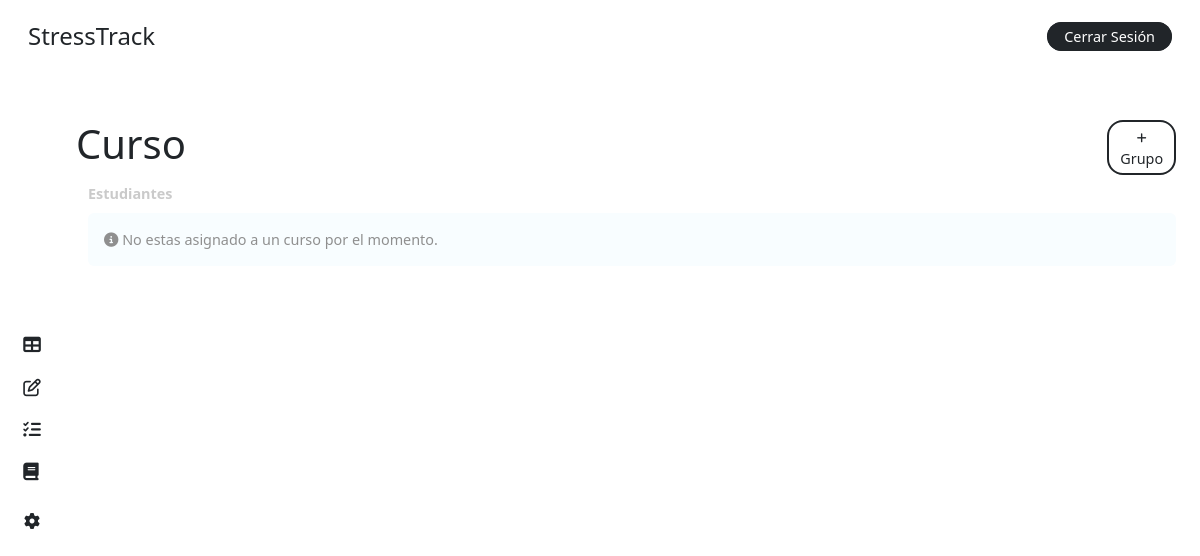
The app's page /course/ (signed in), older data.
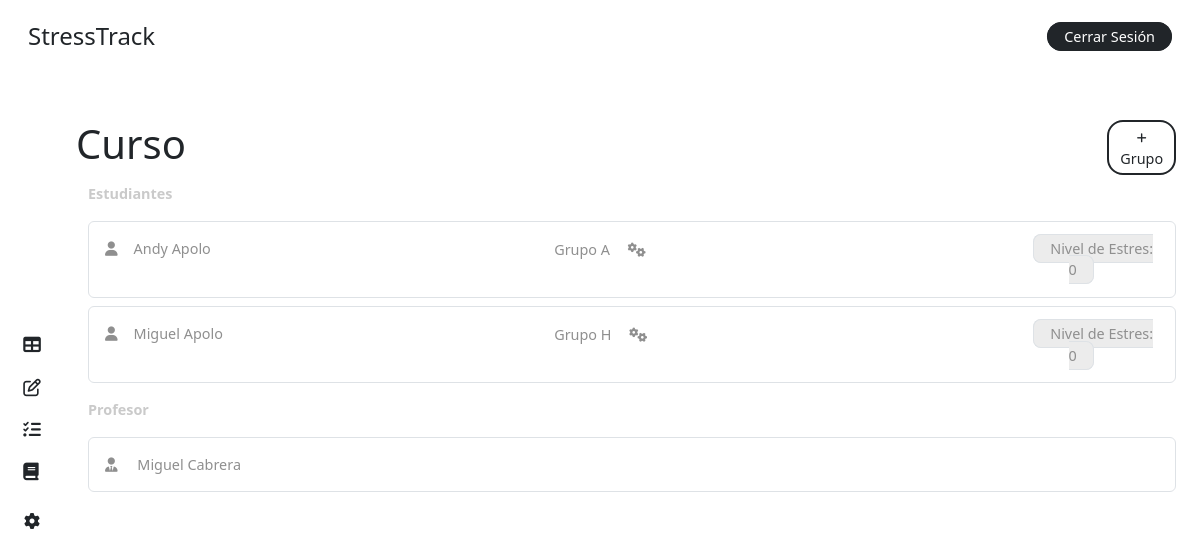
The same page, newer data.
### stress/models.py (models this page shows, shortened)
class CustomUser(AbstractBaseUser, PermissionsMixin):
    ROLE_CHOICES = [
        ('student', 'Alumno'),
        ('teacher', 'Profesor'),
        ('superuser', 'Administrador'),
    ]
    first_name = models.CharField(max_length=50, blank=True)
    last_name = models.CharField(max_length=50, blank=True)
    dni = models.CharField(max_length=10, unique=True, blank=True, null=True)
    email = models.EmailField(unique=True)
    role = models.CharField(max_length=20, choices=ROLE_CHOICES, default='student')
    is_active = models.BooleanField(default=True)
    is_staff = models.BooleanField(default=False)
    stress = models.IntegerField(default=0)
    share_stress_level = models.BooleanField(default=False)
    course = models.ForeignKey(Course, on_delete=models.CASCADE, related_name='students', null=True, blank=True)
    group = models.ForeignKey(Team, on_delete=models.CASCADE, related_name='members', null=True, blank=True)
    objects = CustomUserManager()
    USERNAME_FIELD = 'email'
    REQUIRED_FIELDS = []

class Team(models.Model):
    name = models.CharField(max_length=20)
    course = models.ForeignKey(Course, on_delete=models.CASCADE, related_name='teams')
    def __str__(self):
        return f"{self.name}"

### stress/views.py (the view, shortened to what this page needs)
# urls.py: path('course/', views.course, name='course'),
@login_required
def course(request):
    user = request.user
    course = user.course if user.role == 'student' else user.teaching_courses.first()
    if course:
        students = course.students.all()
        teacher = course.teacher
        groups = course.teams.all()
    else:
        students = None
        teacher = None
        groups = None
    context = {
        'students': students,
        'role': request.user.role,
        'groups': groups,
        'teacher': teacher,
    }
    return render(request, 'dashboard/course.html', context)

### stress/templates/dashboard/course.html (shortened to what this page needs)
{% extends "base/dashboard_base.html" %}
{% block content %}
{% include "elements/dashboard_sidebar.html" with role=role %}
<main class="main p-4">
  <div class="my-4">
    <div class="row">
      <div class="col-11 p-0">
        <h1 class="m-0">Curso</h1>
      </div>
      {% if role == 'teacher' %}
        <div class="col-1 d-flex flex-column justify-content-center">
            <button
            class="fs-7 text-center rounded-4 bg-white border border-dark border-2 text-dark text-decoration-none py-1 px-2"
            data-bs-toggle="modal"
            data-bs-target="#addGroupModal"
            >
            <i class="fa-solid fa-plus fs-8"></i> Grupo
            </button>
        </div>
      {% endif %}
    </div>
    <label class="text-grisillo fw-bold my-2">Estudiantes</label>
    {% if not students %}
        {% if role == 'student' %}
            <div class="bg-inf p-3 rounded-2 text-gris">
            <i class="fas fa-info-circle"></i> No estas matriculado a un curso por el
            momento.
            </div>
        {% else %}
            <div class="bg-inf p-3 rounded-2 text-gris">
            <i class="fas fa-info-circle"></i> No estas asignado a un curso por el
            momento.
            </div>
        {% endif %}
    {% else %}
        {% for student in students %}
            <div class="p-3 my-2 rounded-2 text-gris border border-1">
                <div class="row">
                    <div class="col-5">
                        <i class="fa-solid fa-user me-3"></i>{{ student.first_name }} {{ student.last_name }}
                    </div>
                    <div class="col-5">
                        {% if student.group %}
                            {{ student.group }}
                        {% else %}
                            N/A
                        {% endif %}
                        {% if role == 'teacher' %}
                            <button
                                data-bs-toggle="modal"
                                data-bs-target="#putTeamUser"
                                class="mx-2 bg-white border-0 text-gris put-team"
                                data-user='{"id": "{{ student.id }}"}'
                                title="Agregar a un grupo">
                                <i class="fa-solid fa-gears"></i>
                            </button>
                        {% endif %}
                    </div>
                    {% if role == 'student' %}
                        {% if student.share_stress_level %}
                            <div class="col-2 text-center">
                                <div
                                    class="ms-4 bg-color-grisillo py-1 px-3 border d-inline rounded-3 fs-7"
                                >
                                    Nivel de Estres: {{ student.stress }}
                                </div>
                            </div>
                        {% endif %}
                    {% else %}
                        <div class="col-2 text-center">
                            <div
                                class="ms-4 bg-color-grisillo py-1 px-3 border d-inline rounded-3 fs-7"
                            >
                                Nivel de Estres: {{ student.stress }}
                            </div>
                        </div>
                    {% endif %}
                </div>
            </div>
        {% endfor %}
        {% if teacher %}
            <label class="text-grisillo fw-bold my-2">Profesor</label>
            <div class="p-3 my-2 rounded-2 text-gris border border-1">
            <div class="row">
                <div class="col-12">
                <i class="fa-solid fa-user-tie me-3"></i> {{ teacher.first_name }} {{ teacher.last_name }}
                </div>
            </div>
            </div>
        {% endif %}
    {% endif %}
  </div>
</main>
{% endblock %}

### stress/templates/base/dashboard_base.html (shortened to what this page needs)
{% load static %}
<!DOCTYPE html>
<html lang="en">
<head>
    <link rel="stylesheet" href="{% static 'css/main.css' %}">
    <link href="https://cdn.jsdelivr.net/npm/bootstrap@5.3.3/dist/css/bootstrap.min.css" rel="stylesheet">
</head>
<body>
    {% include "elements/dashboard_header.html" %}
    {% block content %}
    {% endblock %}
</body>
</html>

### stress/templates/elements/dashboard_header.html
<header class="header d-flex justify-content-between align-items-center py-3 px-4">
    <div class="px-1">
        <a class="text-dark text-decoration-none fs-4" href="{% url 'panel' %}">StressTrack</a>
    </div>
    <div class="px-1">
        <a href="{% url 'logout' %}" class="text-decoration-none fs-7 bg-dark text-white border border-dark rounded-4 py-1 px-3">Cerrar Sesión</a>
    </div>
</header>

### stress/templates/elements/dashboard_sidebar.html (shortened to what this page needs)
<aside class="sidebar d-flex flex-column justify-content-center align-items-center">
    {% if role == 'student' %}
        <ul class="list-unstyled d-flex flex-column justify-content-center">
            <li class="py-2"><a class="text-decoration-none text-dark  fs-5_5" title="Panel" href="{% url 'panel' %}"><i
                        class="fa-solid fa-table"></i></a></li>
            <li class=" py-2"><a class="text-decoration-none text-dark fs-5_5" title="Tests" href="{% url 'list-test' %}"><i
                        class="fa-regular fa-pen-to-square"></i></a></li>
            <li class=" py-2"><a class="text-decoration-none text-dark fs-5_5" title="Tareas" href="{% url 'list-tasks' %}"><i
                        class="fa-solid fa-list-check"></i></a></li>
            <li class=" py-2"><a class="text-decoration-none text-dark fs-5_5" title="Curso" href="{% url 'course' %}"><i
                        class="fa-solid fa-book"></i></a></li>
        </ul>
    {% elif role == 'teacher' %}
        <ul class="list-unstyled d-flex flex-column justify-content-center">
            <li class="py-2"><a class="text-decoration-none text-dark  fs-5_5" title="Panel" href="{% url 'panel' %}"><i
                        class="fa-solid fa-table"></i></a></li>
            <li class=" py-2"><a class="text-decoration-none text-dark fs-5_5" title="Tests" href="{% url 'list-test' %}"><i
                        class="fa-regular fa-pen-to-square"></i></a></li>
            <li class=" py-2"><a class="text-decoration-none text-dark fs-5_5" title="Tareas" href="{% url 'list-tasks' %}"><i
                        class="fa-solid fa-list-check"></i></a></li>
            <li class=" py-2"><a class="text-decoration-none text-dark fs-5_5" title="Curso" href="{% url 'course' %}"><i
                        class="fa-solid fa-book"></i></a></li>
        </ul>
    {% endif %}
    <ul class="list-unstyled">
        <li class=""><a class="text-decoration-none text-dark" title="Perfil" href="{% url 'profile' %}"><i
                    class="fa-solid fa-gear"></i></a></li>
    </ul>
</aside>

### stress/static/css/main.css (style rules this page uses)
body { height: 100vh; margin: 0; padding: 0; display: grid; grid-template-columns: 4rem 1fr; grid-template-rows: 4.5rem 1fr; grid-template-areas: "header header" "side main"; gap: 0; background-color: white; }
.header { grid-area: header; background-color: white; }
.sidebar { grid-area: side; }
.main { grid-area: main; overflow-y: auto; }
.fs-5_5 { font-size: 1.1rem; }
.fs-7 { font-size: .9rem; }
.fs-8 { font-size: .7rem; }
.text-grisillo { color: #cacaca; font-size: .9rem; }
.text-gris { color: #8f8f8f; font-size: .9rem; }
.bg-color-grisillo { background-color: #ececec; }

Row changes from the older to the newer data that the page shows:
added CustomUser: first_name "Andy", last_name "Apolo", group "Grupo A", stress "0"
added CustomUser: first_name "Miguel", last_name "Apolo", group "Grupo H", stress "0"
now on this page (row edited): CustomUser: first_name "Miguel", last_name "Cabrera"
Text that changed along with them:
text no longer shown: "No estas asignado a un curso por el momento."
text now shown: "Profesor"
